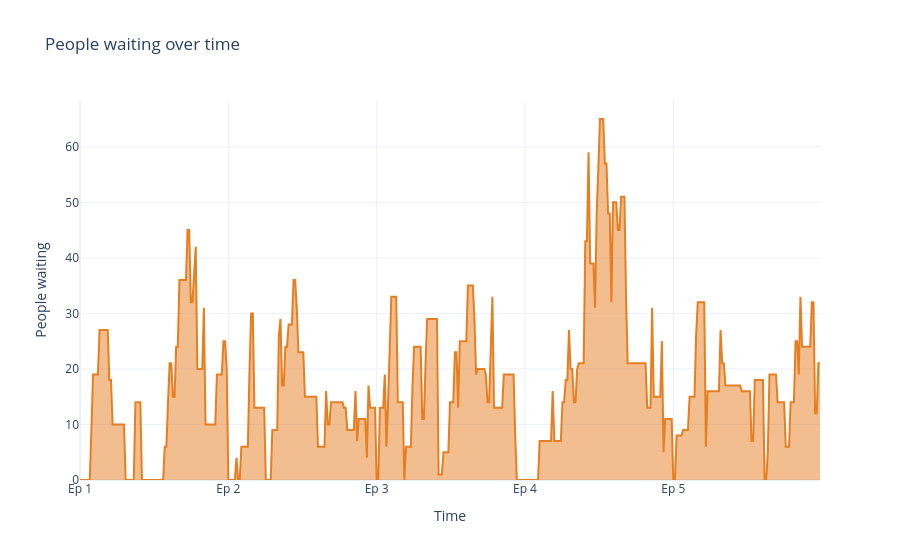

Notebook code for this chart:
### Code cell
fig = viz.graficar_perfil_espera(corrida_ganadora)
fig.write_html(str(OUT_COMPARACION / f"perfil_espera_{ganador}.html"))
fig.show()

### Figure 1 — Plotly figure (JSON) as saved in the notebook; plotly's stock layout.template omitted (floating-point values rounded to 4 significant figures; data arrays with more than 128 entries replaced by an {"elided": "..."} marker saying what was removed)
{"data": [{"customdata": {"elided": "455 str values"}, "fill": "tozeroy", "hovertemplate": "%{customdata}<br>waiting: %{y}<extra></extra>", "line": {"color": "#e67e22", "width": 2}, "mode": "lines", "name": "waiting", "type": "scatter", "x": {"elided": "455 int values"}, "y": {"elided": "455 int values"}}], "layout": {"title": {"text": "People waiting over time"}, "xaxis": {"tickmode": "array", "ticktext": ["Ep 1", "Ep 2", "Ep 3", "Ep 4", "Ep 5"], "tickvals": [0, 91, 182, 273, 364], "title": {"text": "Time"}}, "yaxis": {"title": {"text": "People waiting"}}}}
